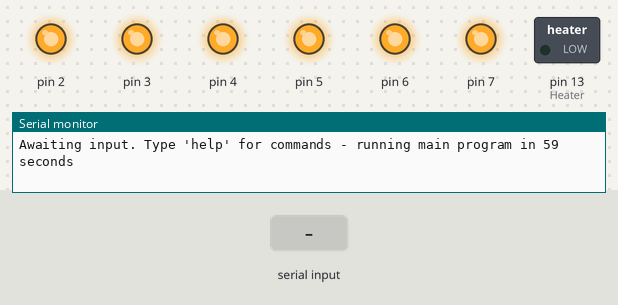
Bench run of a sketch on a simulated Arduino Uno, built with avr-gcc and run on an emulated ATmega328P. Shown: switched loads named in the sketch (green lamp = pin HIGH), output pins drawn as LEDs (lit = HIGH), the last lines printed to the serial monitor. Inputs (shaded band) come from the test bench. Pins used as bus, display or sensor lines are not drawn.

Above: at 1.2 s.
1.3 s: "test" received over Serial
At 3.5 s:
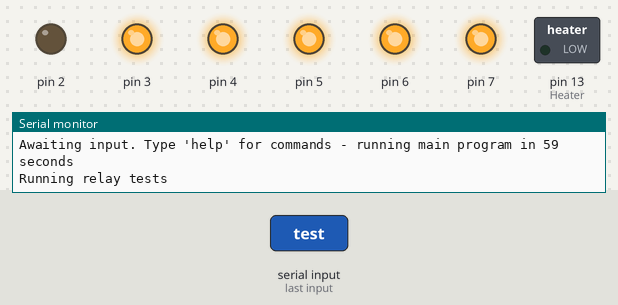
7.3 s: "clean" received over Serial
At 9.5 s:
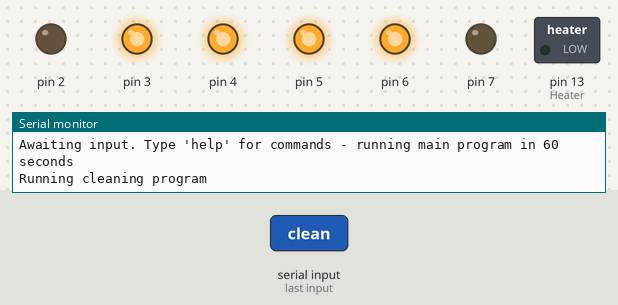
16.3 s: "circulation" received over Serial
At 18.8 s:
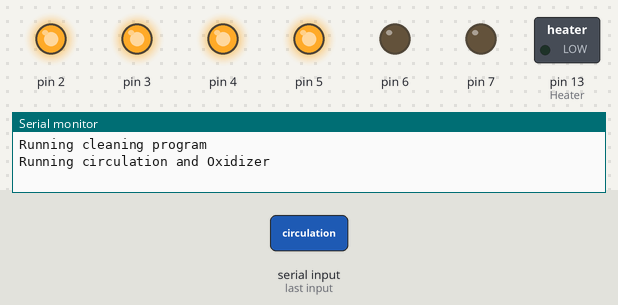
Timing chart, 0 to 20.3 s (numbered marks = the images above; inputs shaded):
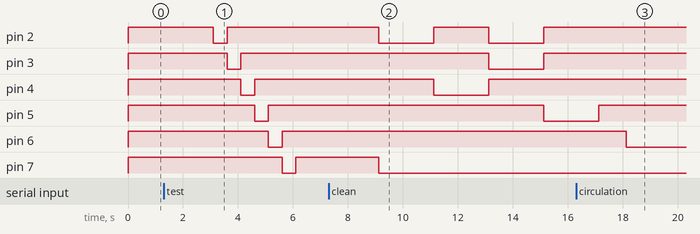

Measured:
- after the input at 1.3 s, pin 2: HIGH → LOW after 1.8 s, → HIGH 0.50 s later; pin 3: HIGH → LOW after 2.3 s, → HIGH 0.50 s later; pin 4: HIGH → LOW after 2.8 s, → HIGH 0.50 s later; pin 5: HIGH → LOW after 3.3 s, → HIGH 0.50 s later; pin 6: HIGH → LOW after 3.8 s, → HIGH 0.50 s later
- after the input at 7.3 s, pin 2: alternates HIGH for 2.0 s and LOW for 2.0 s, starting after 1.8 s; pin 3: HIGH → LOW after 5.8 s, → HIGH 2.0 s later; pin 4: HIGH → LOW after 3.8 s, → HIGH 2.0 s later; pin 5: HIGH → LOW after 7.8 s; pin 7: HIGH → LOW after 1.8 s
- after the input at 16.3 s, pin 2–4: stops changing and stays HIGH; pin 5: goes on until 17.1 s, then stays HIGH; pin 6: HIGH → LOW after 1.8 s

The sketch:

spa-controller.ino
```cpp
int Heater = 13;
int Pump1 = 2;
int Pump1High = 3;
int Pump2 = 4;
int Blower = 5;
int Oxidizer = 6;
int Circulation = 7;

int stateAddress = 0;

int state = 0;
int readDelayCounter = 0;
boolean outputState[7] = {0, 0, 0, 0, 0, 0, 0};

void delayer(int minutes = 0, int seconds = 1)
{
    delay(seconds * 1000 + minutes * 60000);
}

void TurnOn(int Relay)
{
    outputState[Relay] = true;
    digitalWrite(Relay, LOW);
}

void TurnOff(int Relay)
{
    outputState[Relay] = false;
    digitalWrite(Relay, HIGH);
}

void setup()
{
    Serial.begin(9600);
    pinMode(Heater, OUTPUT);
    for (int i = 1; i <= 7; i++)
    {
        pinMode(i, OUTPUT);
        TurnOff(i);
    }
    for (int i = 8; i <= 12; i++)
    {
        pinMode(i, INPUT_PULLUP);
    }
    Serial.println("Welcome to Caldera Utopia - modified");
    Serial.println("Type help for a list of commands");
}

void loop()
{
    while (Serial.available() > 0)
    {
        String input = Serial.readString();
        if (input == "clean")
        {
            state = 1;
        }
        else if (input == "air")
        {
            state = 2;
        }
        else if (input == "test")
        {
            state = 3;
        }
        else if (input == "run")
        {
            state = 4;
        }
        else if (input == "circulation")
        {
            state = 5;
        }
        else
        {
            state = 0;
            Serial.println("These are the available commands:");
            Serial.println("clean\truns the cleaning program");
            Serial.println("air\tclears the circulation pump for air");
            Serial.println("test\truns a test on all relay outputs");
            Serial.println("circulation\truns the circulation program");
            Serial.println("run\truns the main program");
        }
    }
    switch (state)
    {
    case 1:
        Serial.println("Running cleaning program");
        TurnOn(Circulation);
        cleaner();
        break;
    case 2:
        Serial.println("Running air removal program");
        airRemoval();
        break;
    case 3:
        Serial.println("Running relay tests");
        relayTester();
        break;
    case 4:
        TurnOn(Circulation);
        run();
        break;
    case 5:
        Serial.println("Running circulation and Oxidizer");
        TurnOn(Circulation);
        TurnOn(Oxidizer);
        delayer(0, 30);
        TurnOff(Circulation);
        TurnOff(Oxidizer);
        break;
    default:
        Serial.println("Awaiting input. Type 'help' for commands - running main program in " + String(60 - readDelayCounter) + " seconds");
        delay(1000);
        readDelayCounter += 1;
        if (readDelayCounter > 60)
        {
            Serial.println("No input given. Running main program");
            state = 4;
        }
        break;
    }
}
```

airRemoval.ino
```cpp
void airRemoval()
{
  TurnOn(Circulation);
  delayer(0, 5);
  TurnOff(Circulation);
  delayer(0, 10);
}
```

cleaner.ino
```cpp
void cleaner()
{
    TurnOn(Circulation);
    TurnOn(Pump1);
    delayer(0, 2);
    TurnOff(Pump1);
    TurnOn(Pump2);
    delayer(0, 2);
    TurnOff(Pump2);
    TurnOn(Pump1);
    TurnOn(Pump1High);
    delayer(0, 2);
    TurnOff(Pump1High);
    TurnOff(Pump1);
    TurnOn(Blower);
    delayer(0, 2);
    TurnOff(Blower);
}
```

relayTester.ino
```cpp
void relayTester()
{
    for (int i = 2; i <= 9; i++)
    {
        TurnOn(i);
        delay(500);
        TurnOff(i);
    }
}
```

run.ino
```cpp
boolean lastP1Button = false;
boolean lastP1HButton = false;
boolean lastP2Button = false;
boolean lastBlowerButton = false;

void switchState(boolean current, boolean last, int output)
{
  if (current != last && current)
  {
    if (outputState[output])
    {
      TurnOff(output);
    }
    else
    {
      TurnOn(output);
    }
  }
}

int temperatureArray[20] = {0, 0, 0, 0, 0, 0, 0, 0, 0, 0, 0, 0, 0, 0, 0, 0, 0, 0, 0, 0};
int temperatureArrayLength = 20;

void controlTemperature(bool CirculationSensor)
{
  if (CirculationSensor)
  {
    digitalWrite(Heater, LOW);
    Serial.println("Circulation detected");
  }
  else
  {
    digitalWrite(Heater, HIGH);
  }
  int temperatureAvg = 0;
  for (int i = 0; i < temperatureArrayLength - 1; i++)
  {
    temperatureArray[i] = temperatureArray[i + 1];
    temperatureAvg += temperatureArray[i + 1];
  }
  temperatureArray[19] = analogRead(A0);
  temperatureAvg += temperatureArray[19];
  temperatureAvg /= temperatureArrayLength;
  // Serial.println(temperatureAvg);
}

void run()
{
  boolean CirculationSensor = !digitalRead(8);
  boolean P1Button = !digitalRead(9);
  boolean P1HButton = !digitalRead(10);
  boolean P2Button = !digitalRead(11);
  boolean BlowerButton = !digitalRead(12);
  TurnOn(Circulation);
  TurnOn(Oxidizer);

  controlTemperature(CirculationSensor);

  switchState(P1Button, lastP1Button, Pump1);
  switchState(P1HButton, lastP1HButton, Pump1High);
  switchState(P2Button, lastP2Button, Pump2);
  switchState(BlowerButton, lastBlowerButton, Blower);

  lastP1Button = P1Button;
  lastP1HButton = P1HButton;
  lastP2Button = P2Button;
  lastBlowerButton = BlowerButton;
}
```
